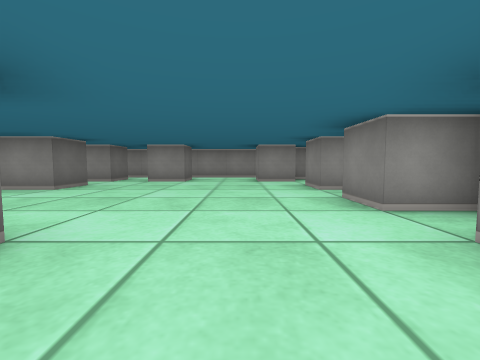
View 1 (above)

22 first-person views from a walk through a cub3D maze. The camera is about half as high as the walls, tilts 4° down and sees 90° across. The floor is counted in squares. Each view is taken from the middle of a square. On the plan, view 1 faces up. The plan holds only what a view shows up to about 9 squares ahead; the rest is blank.

View 2
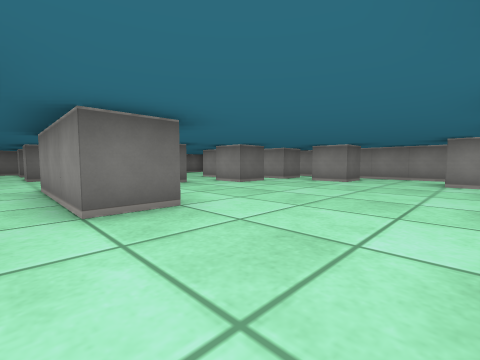

View 3
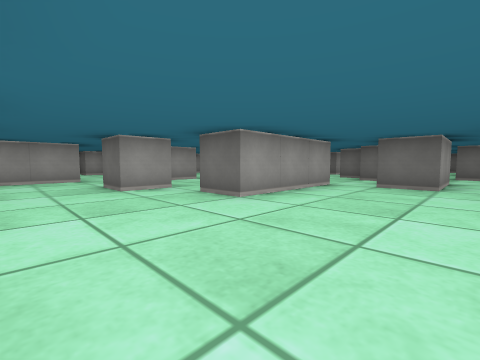

View 4
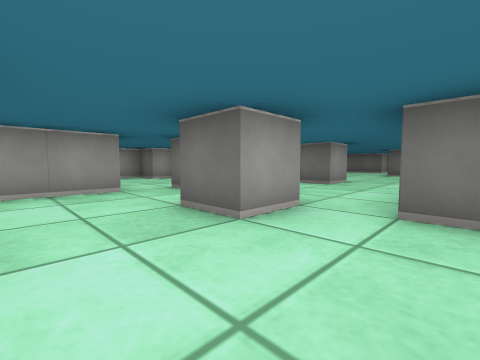

View 5
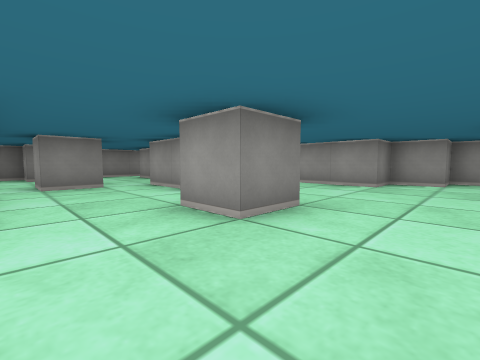

View 6
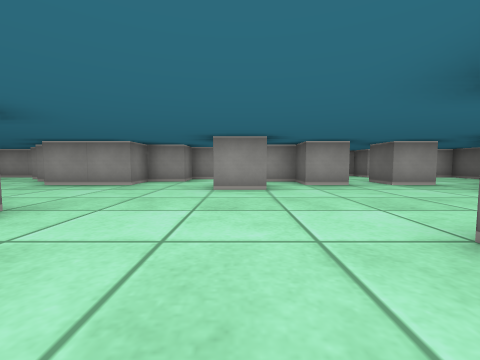

View 7
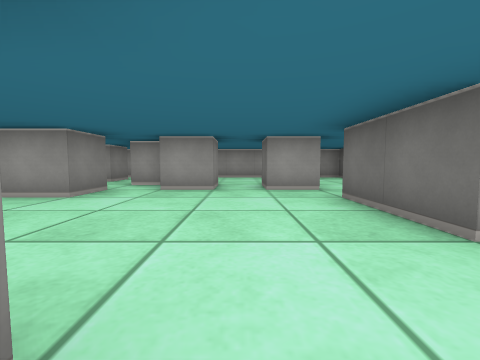

View 8
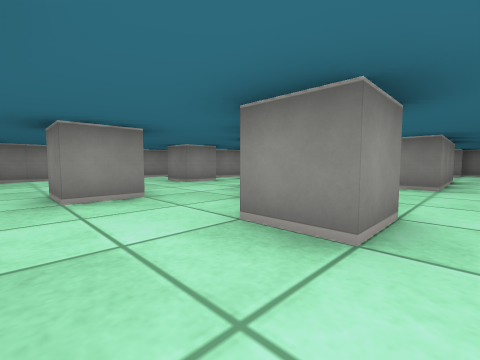

View 9
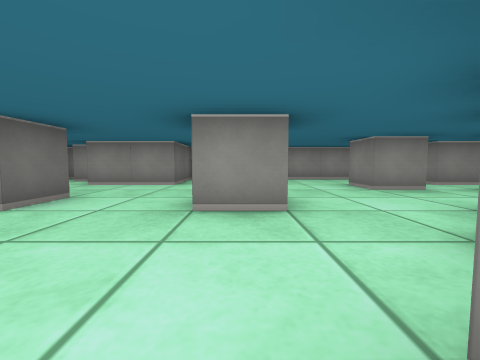

View 10
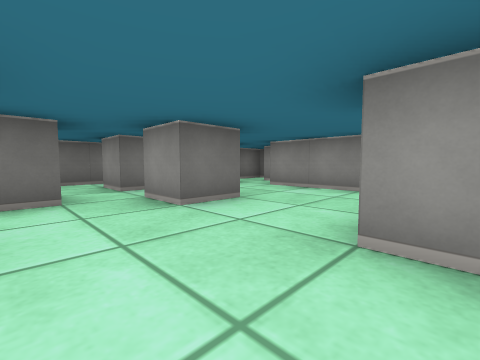

View 11
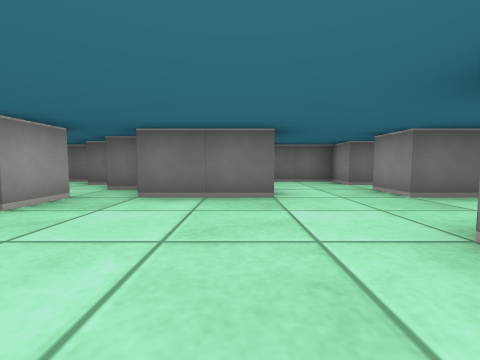

View 12
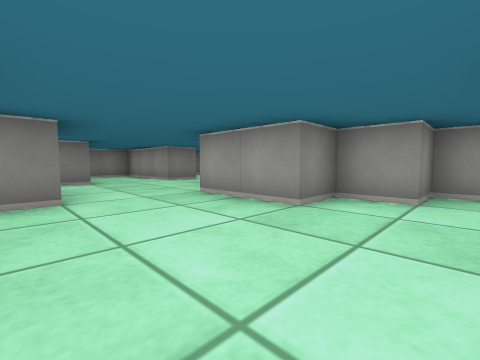

View 13
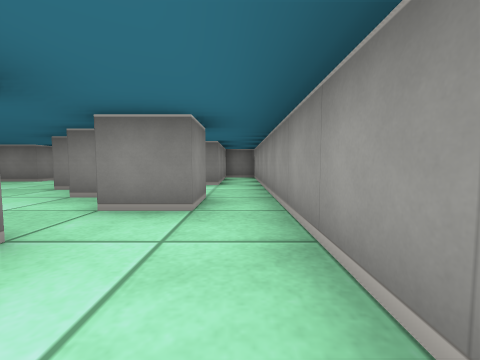

View 14
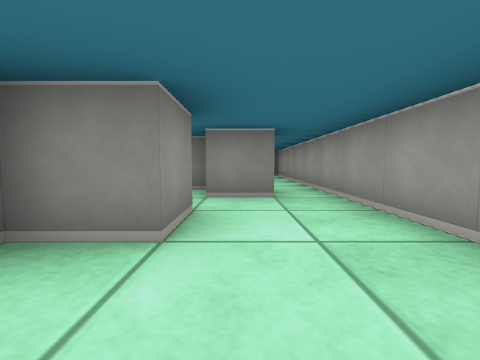

View 15
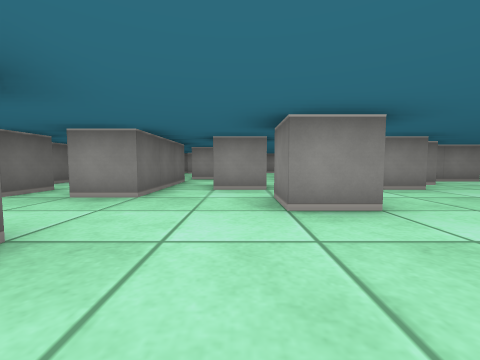

View 16
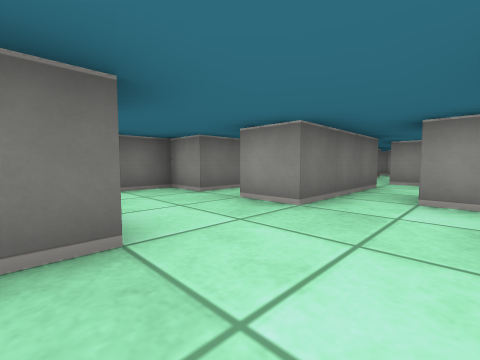

View 17
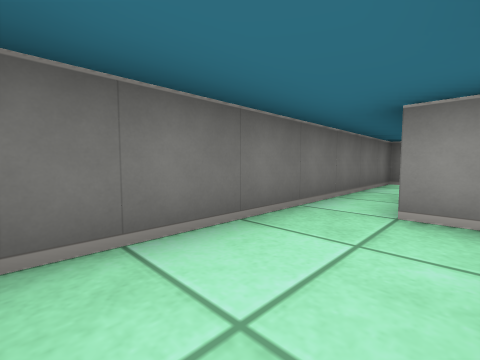

View 18
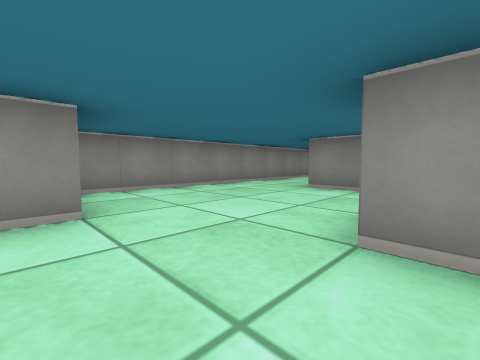

View 19
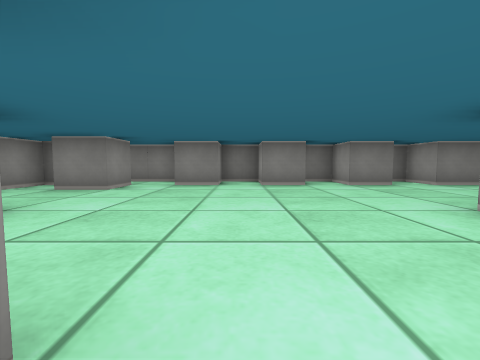

View 20
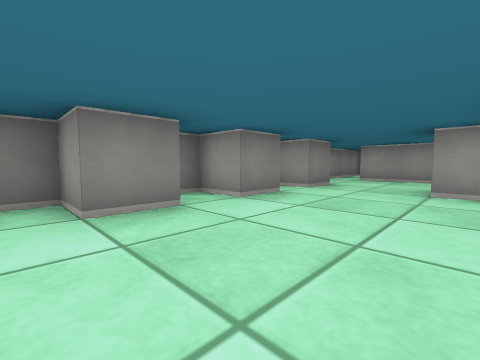

View 21
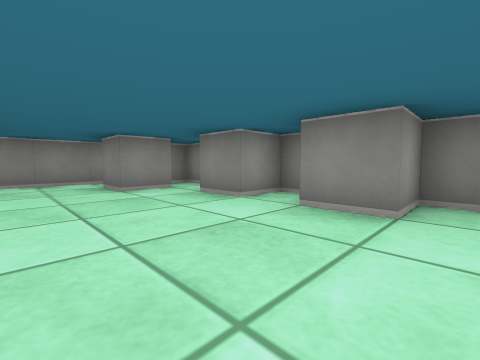

View 22
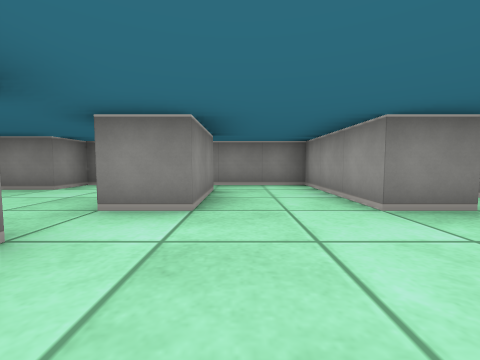

### Floor plan
Key: @ floor where view 1 was taken; # wall or solid block; . floor.
Columns run from 16 left of view 1 to 3 right of it. Each row starts with its distance up from view 1.
  9  ### ##############
  8 ##.###...........###
  7 #...##......#.#..#.#
  6 #.#.......#........#
  5 #.#.........#.....##
  4 #.#.#..#...........#
  3 #........###......##
  2 #..#....##.........#
  1 #..#.#..#...###...##
  0 ##.#............@..#
 -1 #.....#........#..##
 -2 #..........#.......#
 -3    #.........##....#
 -4   ##............##.#
 -5  ##.....#..........#
 -6 ##..#.##..###......#
 -7 #......#.## ##..####
 -8 #........#..#####
 -9 ##.#...........##
-10  ###############

Positions as (right, up) in squares from view 1, and headings:
1: (0, 0), facing up
2: (1, 0), facing up-left
3: (1, 4), facing down-left
4: (1, 1), facing down-left
5: (-7, 0), facing down-right
6: (-8, 0), facing down
7: (-11, -1), facing down
8: (-10, 0), facing up-right
9: (-9, 1), facing up
10: (-9, 2), facing up-left
11: (-9, -3), facing left
12: (-7, -3), facing down-right
13: (-10, -9), facing right
14: (-11, -8), facing right
15: (-11, -4), facing up
16: (-11, -3), facing up-left
17: (-14, 1), facing up-left
18: (-11, 4), facing up-right
19: (-4, 4), facing right
20: (-1, 4), facing down-right
21: (-1, 2), facing up-right
22: (-3, -5), facing right
